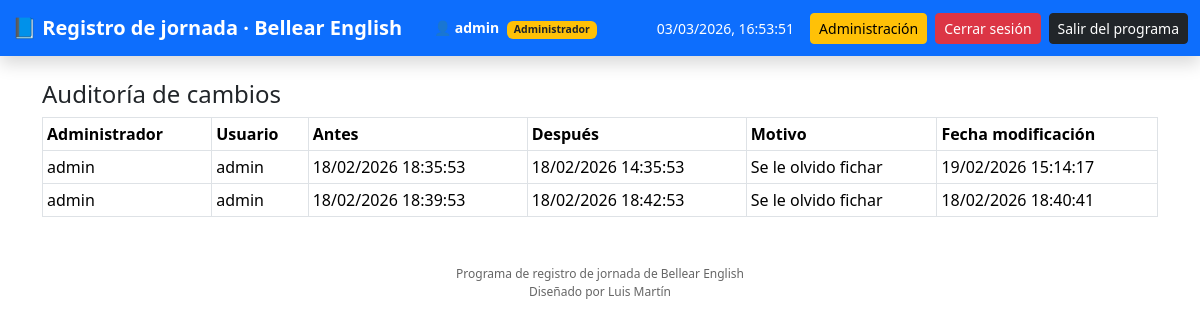
The app's page /auditoria (signed in), older data.
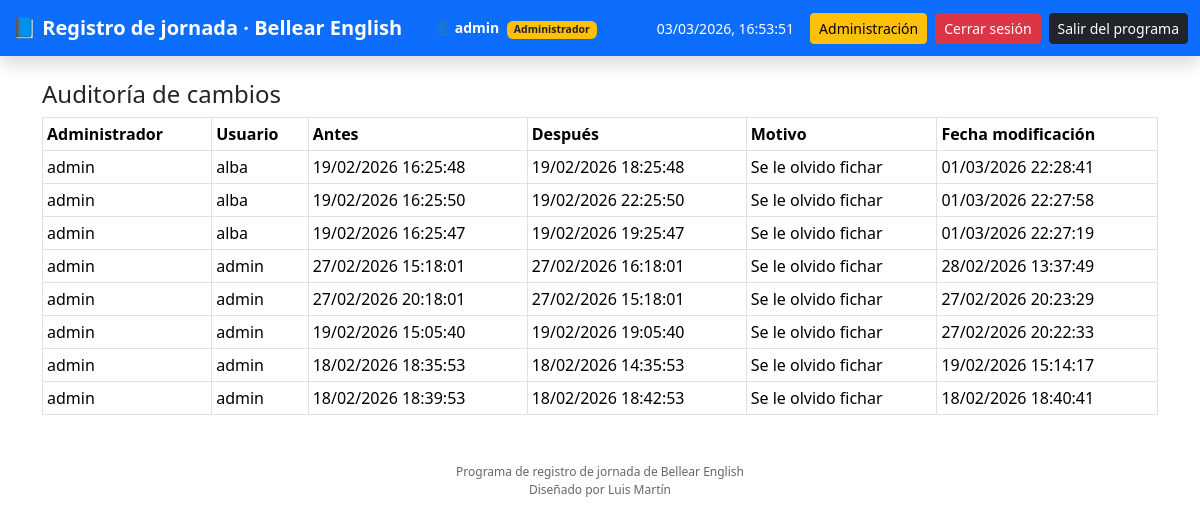
The same page, newer data.
### tables this page shows
CREATE TABLE auditoria(
        id INTEGER PRIMARY KEY AUTOINCREMENT,
        admin TEXT,
        usuario TEXT,
        fichaje_id INTEGER,
        fecha_original TEXT,
        fecha_nueva TEXT,
        motivo TEXT,
        timestamp TEXT
    );

### Registro_jornada.py (the view)
@app.route("/auditoria")
@login_required
@solo_admin
def auditoria():
    if not current_user.is_admin:
        return redirect("/dashboard")
    con = db()
    c = con.cursor()
    c.execute("""
        SELECT admin, usuario, fecha_original, fecha_nueva, motivo, timestamp
        FROM auditoria
        ORDER BY id DESC
    """)
    logs = c.fetchall()
    con.close()
    return render_template("auditoria.html", logs=logs)

### Registro_jornada.py (called while the page is built)
def solo_admin(f):
    @wraps(f)
    def decorated_function(*args, **kwargs):
        if not current_user.is_authenticated:
            abort(401)
        if not current_user.is_admin:
            abort(403)
        return f(*args, **kwargs)
    return decorated_function

def db():
    return sqlite3.connect(DATABASE)

@login_manager.user_loader
def load_user(user_id):
    con = db()
    c = con.cursor()
    c.execute("SELECT id, username, is_admin FROM users WHERE id=?", (user_id,))
    r = c.fetchone()
    con.close()
    if r:
        return User(*r)

### templates/auditoria.html
{% extends "base.html" %}
{% block content %}
<h4>Auditoría de cambios</h4>
<table class="table table-bordered table-sm">
<tr>
    <th>Administrador</th>
    <th>Usuario</th>
    <th>Antes</th>
    <th>Después</th>
    <th>Motivo</th>
    <th>Fecha modificación</th>
</tr>
{% for l in logs %}
<tr>
    <td>{{l[0]}}</td>
    <td>{{l[1]}}</td>
    <td>{{l[2]}}</td>
    <td>{{l[3]}}</td>
    <td>{{l[4]}}</td>
    <td>{{l[5]}}</td>
</tr>
{% endfor %}
</table>
{% endblock %}

Row changes from the older to the newer data that the page shows:
added auditoria: admin "admin", usuario "alba", fecha_original "19/02/2026 16:25:48", fecha_nueva "19/02/2026 18:25:48", motivo "Se le olvido fichar", timestamp "01/03/2026 22:28:41"
added auditoria: admin "admin", usuario "alba", fecha_original "19/02/2026 16:25:50", fecha_nueva "19/02/2026 22:25:50", motivo "Se le olvido fichar", timestamp "01/03/2026 22:27:58"
added auditoria: admin "admin", usuario "alba", fecha_original "19/02/2026 16:25:47", fecha_nueva "19/02/2026 19:25:47", motivo "Se le olvido fichar", timestamp "01/03/2026 22:27:19"
added auditoria: admin "admin", usuario "admin", fecha_original "27/02/2026 15:18:01", fecha_nueva "27/02/2026 16:18:01", motivo "Se le olvido fichar", timestamp "28/02/2026 13:37:49"
added auditoria: admin "admin", usuario "admin", fecha_original "27/02/2026 20:18:01", fecha_nueva "27/02/2026 15:18:01", motivo "Se le olvido fichar", timestamp "27/02/2026 20:23:29"
added auditoria: admin "admin", usuario "admin", fecha_original "19/02/2026 15:05:40", fecha_nueva "19/02/2026 19:05:40", motivo "Se le olvido fichar", timestamp "27/02/2026 20:22:33"
